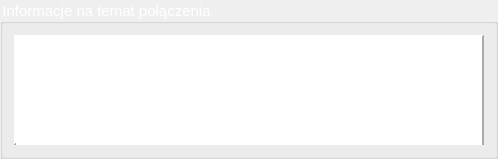
           <widget class="QGroupBox" name="groupBox">
            <property name="sizePolicy">
             <sizepolicy hsizetype="Expanding" vsizetype="Preferred">
              <horstretch>0</horstretch>
              <verstretch>0</verstretch>
             </sizepolicy>
            </property>
            <property name="font">
             <font>
              <pointsize>-1</pointsize>
             </font>
            </property>
            <property name="styleSheet">
             <string notr="true">QGroupBox::title {
color: rgb(255, 255, 255);
}

QGroupBox{
font-size: 15px;
}</string>
            </property>
            <property name="title">
             <string>Informacje na temat połączenia</string>
            </property>
            <property name="flat">
             <bool>false</bool>
            </property>
            <layout class="QGridLayout" name="gridLayout_3">
             <item row="0" column="0">
              <widget class="QFrame" name="frame_3">
               <property name="sizePolicy">
                <sizepolicy hsizetype="Preferred" vsizetype="Minimum">
                 <horstretch>0</horstretch>
                 <verstretch>0</verstretch>
                </sizepolicy>
               </property>
               <property name="minimumSize">
                <size>
                 <width>0</width>
                 <height>110</height>
                </size>
               </property>
               <property name="maximumSize">
                <size>
                 <width>16777215</width>
                 <height>110</height>
                </size>
               </property>
               <property name="palette">
                <palette>
                 <active>
                  <colorrole role="WindowText">
                   <brush brushstyle="SolidPattern">
                    <color alpha="255">
                     <red>0</red>
                     <green>0</green>
                     <blue>0</blue>
                    </color>
                   </brush>
                  </colorrole>
                  <colorrole role="Button">
                   <brush brushstyle="SolidPattern">
                    <color alpha="255">
                     <red>255</red>
                     <green>255</green>
                     <blue>255</blue>
                    </color>
                   </brush>
                  </colorrole>
                  <colorrole role="Light">
                   <brush brushstyle="SolidPattern">
                    <color alpha="255">
                     <red>255</red>
                     <green>255</green>
                     <blue>255</blue>
                    </color>
                   </brush>
                  </colorrole>
                  <colorrole role="Midlight">
                   <brush brushstyle="SolidPattern">
                    <color alpha="255">
                     <red>255</red>
                     <green>255</green>
                     <blue>255</blue>
                    </color>
                   </brush>
                  </colorrole>
                  <colorrole role="Dark">
                   <brush brushstyle="SolidPattern">
                    <color alpha="255">
                     <red>127</red>
                     <green>127</green>
                     <blue>127</blue>
                    </color>
                   </brush>
                  </colorrole>
                  <colorrole role="Mid">
                   <brush brushstyle="SolidPattern">
                    <color alpha="255">
                     <red>170</red>
                     <green>170</green>
                     <blue>170</blue>
                    </color>
                   </brush>
                  </colorrole>
                  <colorrole role="Text">
                   <brush brushstyle="SolidPattern">
                    <color alpha="255">
                     <red>0</red>
                     <green>0</green>
                     <blue>0</blue>
                    </color>
                   </brush>
                  </colorrole>
                  <colorrole role="BrightText">
                   <brush brushstyle="SolidPattern">
                    <color alpha="255">
                     <red>255</red>
                     <green>255</green>
                     <blue>255</blue>
                    </color>
                   </brush>
                  </colorrole>
                  <colorrole role="ButtonText">
                   <brush brushstyle="SolidPattern">
                    <color alpha="255">
                     <red>0</red>
                     <green>0</green>
                     <blue>0</blue>
                    </color>
                   </brush>
                  </colorrole>
                  <colorrole role="Base">
                   <brush brushstyle="SolidPattern">
                    <color alpha="255">
                     <red>255</red>
                     <green>255</green>
                     <blue>255</blue>
                    </color>
                   </brush>
                  </colorrole>
                  <colorrole role="Window">
                   <brush brushstyle="SolidPattern">
                    <color alpha="255">
                     <red>255</red>
                     <green>255</green>
                     <blue>255</blue>
                    </color>
                   </brush>
                  </colorrole>
                  <colorrole role="Shadow">
                   <brush brushstyle="SolidPattern">
                    <color alpha="255">
                     <red>0</red>
                     <green>0</green>
                     <blue>0</blue>
                    </color>
                   </brush>
                  </colorrole>
                  <colorrole role="AlternateBase">
                   <brush brushstyle="SolidPattern">
                    <color alpha="255">
                     <red>255</red>
                     <green>255</green>
                     <blue>255</blue>
                    </color>
                   </brush>
                  </colorrole>
                  <colorrole role="ToolTipBase">
                   <brush brushstyle="SolidPattern">
                    <color alpha="255">
                     <red>255</red>
                     <green>255</green>
                     <blue>220</blue>
                    </color>
                   </brush>
                  </colorrole>
                  <colorrole role="ToolTipText">
                   <brush brushstyle="SolidPattern">
                    <color alpha="255">
                     <red>0</red>
                     <green>0</green>
                     <blue>0</blue>
                    </color>
                   </brush>
                  </colorrole>
                  <colorrole role="PlaceholderText">
                   <brush brushstyle="NoBrush">
                    <color alpha="128">
                     <red>0</red>
                     <green>0</green>
                     <blue>0</blue>
                    </color>
                   </brush>
                  </colorrole>
                 </active>
                 <inactive>
                  <colorrole role="WindowText">
                   <brush brushstyle="SolidPattern">
                    <color alpha="255">
                     <red>0</red>
                     <green>0</green>
                     <blue>0</blue>
                    </color>
                   </brush>
                  </colorrole>
                  <colorrole role="Button">
                   <brush brushstyle="SolidPattern">
                    <color alpha="255">
                     <red>255</red>
                     <green>255</green>
                     <blue>255</blue>
                    </color>
                   </brush>
                  </colorrole>
                  <colorrole role="Light">
                   <brush brushstyle="SolidPattern">
                    <color alpha="255">
                     <red>255</red>
                     <green>255</green>
                     <blue>255</blue>
                    </color>
                   </brush>
                  </colorrole>
                  <colorrole role="Midlight">
                   <brush brushstyle="SolidPattern">
                    <color alpha="255">
                     <red>255</red>
                     <green>255</green>
                     <blue>255</blue>
                    </color>
                   </brush>
                  </colorrole>
                  <colorrole role="Dark">
                   <brush brushstyle="SolidPattern">
                    <color alpha="255">
                     <red>127</red>
                     <green>127</green>
                     <blue>127</blue>
                    </color>
                   </brush>
                  </colorrole>
                  <colorrole role="Mid">
                   <brush brushstyle="SolidPattern">
                    <color alpha="255">
                     <red>170</red>
                     <green>170</green>
                     <blue>170</blue>
                    </color>
                   </brush>
                  </colorrole>
                  <colorrole role="Text">
                   <brush brushstyle="SolidPattern">
                    <color alpha="255">
                     <red>0</red>
                     <green>0</green>
                     <blue>0</blue>
                    </color>
                   </brush>
                  </colorrole>
                  <colorrole role="BrightText">
                   <brush brushstyle="SolidPattern">
                    <color alpha="255">
                     <red>255</red>
                     <green>255</green>
                     <blue>255</blue>
                    </color>
                   </brush>
                  </colorrole>
                  <colorrole role="ButtonText">
                   <brush brushstyle="SolidPattern">
                    <color alpha="255">
                     <red>0</red>
                     <green>0</green>
                     <blue>0</blue>
                    </color>
                   </brush>
                  </colorrole>
                  <colorrole role="Base">
                   <brush brushstyle="SolidPattern">
                    <color alpha="255">
                     <red>255</red>
                     <green>255</green>
                     <blue>255</blue>
                    </color>
                   </brush>
                  </colorrole>
                  <colorrole role="Window">
                   <brush brushstyle="SolidPattern">
                    <color alpha="255">
                     <red>255</red>
                     <green>255</green>
                     <blue>255</blue>
                    </color>
                   </brush>
                  </colorrole>
                  <colorrole role="Shadow">
                   <brush brushstyle="SolidPattern">
                    <color alpha="255">
                     <red>0</red>
                     <green>0</green>
                     <blue>0</blue>
                    </color>
                   </brush>
                  </colorrole>
                  <colorrole role="AlternateBase">
                   <brush brushstyle="SolidPattern">
                    <color alpha="255">
                     <red>255</red>
                     <green>255</green>
                     <blue>255</blue>
                    </color>
                   </brush>
                  </colorrole>
                  <colorrole role="ToolTipBase">
                   <brush brushstyle="SolidPattern">
                    <color alpha="255">
                     <red>255</red>
                     <green>255</green>
                     <blue>220</blue>
                    </color>
                   </brush>
                  </colorrole>
                  <colorrole role="ToolTipText">
                   <brush brushstyle="SolidPattern">
                    <color alpha="255">
                     <red>0</red>
                     <green>0</green>
                     <blue>0</blue>
                    </color>
                   </brush>
                  </colorrole>
                  <colorrole role="PlaceholderText">
                   <brush brushstyle="NoBrush">
                    <color alpha="128">
                     <red>0</red>
                     <green>0</green>
                     <blue>0</blue>
                    </color>
                   </brush>
                  </colorrole>
                 </inactive>
                 <disabled>
                  <colorrole role="WindowText">
                   <brush brushstyle="SolidPattern">
                    <color alpha="255">
                     <red>127</red>
                     <green>127</green>
                     <blue>127</blue>
                    </color>
                   </brush>
                  </colorrole>
                  <colorrole role="Button">
                   <brush brushstyle="SolidPattern">
                    <color alpha="255">
                     <red>255</red>
                     <green>255</green>
                     <blue>255</blue>
                    </color>
                   </brush>
                  </colorrole>
                  <colorrole role="Light">
                   <brush brushstyle="SolidPattern">
                    <color alpha="255">
                     <red>255</red>
                     <green>255</green>
                     <blue>255</blue>
                    </color>
                   </brush>
                  </colorrole>
                  <colorrole role="Midlight">
                   <brush brushstyle="SolidPattern">
                    <color alpha="255">
                     <red>255</red>
                     <green>255</green>
                     <blue>255</blue>
                    </color>
                   </brush>
                  </colorrole>
                  <colorrole role="Dark">
                   <brush brushstyle="SolidPattern">
                    <color alpha="255">
                     <red>127</red>
                     <green>127</green>
                     <blue>127</blue>
                    </color>
                   </brush>
                  </colorrole>
                  <colorrole role="Mid">
                   <brush brushstyle="SolidPattern">
                    <color alpha="255">
                     <red>170</red>
                     <green>170</green>
                     <blue>170</blue>
                    </color>
                   </brush>
                  </colorrole>
                  <colorrole role="Text">
                   <brush brushstyle="SolidPattern">
                    <color alpha="255">
                     <red>127</red>
                     <green>127</green>
                     <blue>127</blue>
                    </color>
                   </brush>
                  </colorrole>
                  <colorrole role="BrightText">
                   <brush brushstyle="SolidPattern">
                    <color alpha="255">
                     <red>255</red>
                     <green>255</green>
                     <blue>255</blue>
                    </color>
                   </brush>
                  </colorrole>
                  <colorrole role="ButtonText">
                   <brush brushstyle="SolidPattern">
                    <color alpha="255">
                     <red>127</red>
                     <green>127</green>
                     <blue>127</blue>
                    </color>
                   </brush>
                  </colorrole>
                  <colorrole role="Base">
                   <brush brushstyle="SolidPattern">
                    <color alpha="255">
                     <red>255</red>
                     <green>255</green>
                     <blue>255</blue>
                    </color>
                   </brush>
                  </colorrole>
                  <colorrole role="Window">
                   <brush brushstyle="SolidPattern">
                    <color alpha="255">
                     <red>255</red>
                     <green>255</green>
                     <blue>255</blue>
                    </color>
                   </brush>
                  </colorrole>
                  <colorrole role="Shadow">
                   <brush brushstyle="SolidPattern">
                    <color alpha="255">
                     <red>0</red>
                     <green>0</green>
                     <blue>0</blue>
                    </color>
                   </brush>
                  </colorrole>
                  <colorrole role="AlternateBase">
                   <brush brushstyle="SolidPattern">
                    <color alpha="255">
                     <red>255</red>
                     <green>255</green>
                     <blue>255</blue>
                    </color>
                   </brush>
                  </colorrole>
                  <colorrole role="ToolTipBase">
                   <brush brushstyle="SolidPattern">
                    <color alpha="255">
                     <red>255</red>
                     <green>255</green>
                     <blue>220</blue>
                    </color>
                   </brush>
                  </colorrole>
                  <colorrole role="ToolTipText">
                   <brush brushstyle="SolidPattern">
                    <color alpha="255">
                     <red>0</red>
                     <green>0</green>
                     <blue>0</blue>
                    </color>
                   </brush>
                  </colorrole>
                  <colorrole role="PlaceholderText">
                   <brush brushstyle="NoBrush">
                    <color alpha="128">
                     <red>0</red>
                     <green>0</green>
                     <blue>0</blue>
                    </color>
                   </brush>
                  </colorrole>
                 </disabled>
                </palette>
               </property>
               <property name="autoFillBackground">
                <bool>false</bool>
               </property>
               <property name="styleSheet">
                <string notr="true">background-color: rgb(255, 255, 255);</string>
               </property>
               <property name="frameShape">
                <enum>QFrame::Panel</enum>
               </property>
               <property name="frameShadow">
                <enum>QFrame::Raised</enum>
               </property>
               <property name="lineWidth">
                <number>2</number>
               </property>
               <layout class="QGridLayout" name="gridLayout_9">
                <property name="leftMargin">
                 <number>0</number>
                </property>
                <property name="topMargin">
                 <number>0</number>
                </property>
                <property name="rightMargin">
                 <number>0</number>
                </property>
                <property name="bottomMargin">
                 <number>0</number>
                </property>
                <property name="spacing">
                 <number>0</number>
                </property>
                <item row="0" column="1">
                 <widget class="QTextEdit" name="nazwy_info_pol">
                  <property name="sizePolicy">
                   <sizepolicy hsizetype="Expanding" vsizetype="Preferred">
                    <horstretch>0</horstretch>
                    <verstretch>0</verstretch>
                   </sizepolicy>
                  </property>
                  <property name="minimumSize">
                   <size>
                    <width>200</width>
                    <height>110</height>
                   </size>
                  </property>
                  <property name="font">
                   <font>
                    <pointsize>8</pointsize>
                   </font>
                  </property>
                  <property name="styleSheet">
                   <string notr="true">background-color: rgb(255, 255, 255);</string>
                  </property>
                  <property name="frameShape">
                   <enum>QFrame::NoFrame</enum>
                  </property>
                  <property name="frameShadow">
                   <enum>QFrame::Raised</enum>
                  </property>
                  <property name="lineWidth">
                   <number>0</number>
                  </property>
                  <property name="readOnly">
                   <bool>true</bool>
                  </property>
                 </widget>
                </item>
                <item row="0" column="0">
                 <widget class="QTextEdit" name="naglowki_info_pol">
                  <property name="sizePolicy">
                   <sizepolicy hsizetype="Preferred" vsizetype="Preferred">
                    <horstretch>0</horstretch>
                    <verstretch>0</verstretch>
                   </sizepolicy>
                  </property>
                  <property name="minimumSize">
                   <size>
                    <width>190</width>
                    <height>110</height>
                   </size>
                  </property>
                  <property name="maximumSize">
                   <size>
                    <width>210</width>
                    <height>16777215</height>
                   </size>
                  </property>
                  <property name="font">
                   <font>
                    <pointsize>8</pointsize>
                   </font>
                  </property>
                  <property name="styleSheet">
                   <string notr="true">background-color: rgb(255, 255, 255);</string>
                  </property>
                  <property name="frameShape">
                   <enum>QFrame::NoFrame</enum>
                  </property>
                  <property name="lineWidth">
                   <number>0</number>
                  </property>
                  <property name="readOnly">
                   <bool>true</bool>
                  </property>
                 </widget>
                </item>
               </layout>
              </widget>
             </item>
            </layout>
           </widget>
